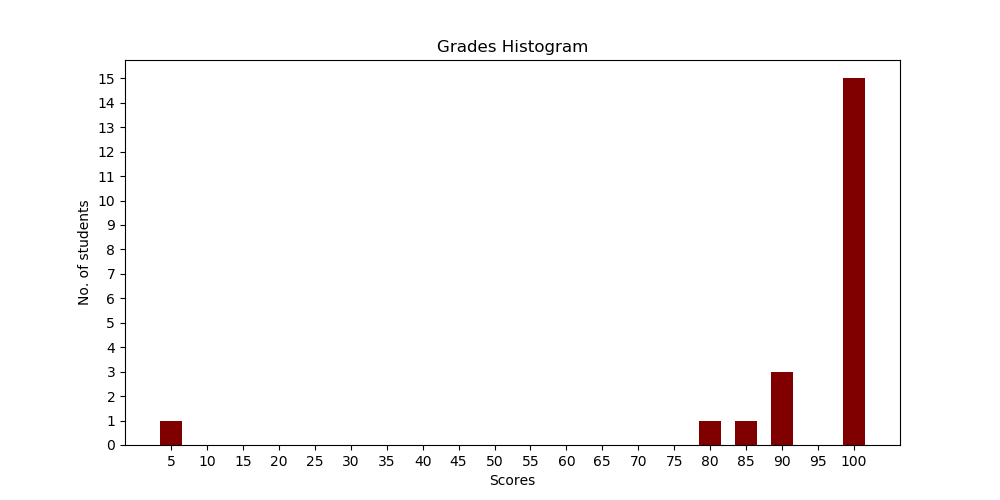

Reproduce this figure in Python.
#!/usr/bin/python3.8
import matplotlib
matplotlib.use('Agg')
import ast
import glob
import os
import sys
from matplotlib import pyplot as plt
import numpy as np
    
    
if __name__ == "__main__":  
    # number = 4
    # r = np.arange(number)
    # width = 0.4
    # values= [1,1,3,15]
    # courses = ['80','85','90','100']
    # plt.figure(figsize=(9.5,6))
    # #plt.bar(r, accuracy_ro_counts, color='blue', width = width, edgecolor = 'black', label='Ro Counts')
    # plt.bar(courses, values, color ='maroon',width = 0.4)
    # # plt.bar(delay, accuracy_temp, color='red', width = width, edgecolor = 'black', label='Temperature')
    # plt.xlabel("Delay Time (Seconds)")
    # plt.ylabel("Accuracy")
    # plt.xticks(r + width/2, courses)
    # plt.legend(loc='best')        
    # plt.savefig("grades.png")
    # plt.clf()
# creating the dataset
    #data = {'<80':1, '80':1, '85':1, '90':3, '100':15}
    courses = [5,80,85,90,100]
    values = [1,1,1,3,15]
    #courses = list(data.keys())
    #values = list(data.values())

    fig = plt.figure(figsize = (10, 5))

    # creating the bar plot
    plt.bar(courses, values, color ='maroon',
            width = 3)

    plt.xlabel("Scores")
    plt.ylabel("No. of students")
    plt.title("Grades Histogram")
    plt.yticks(np.arange(0, 16, 1)) 
    plt.xticks(np.arange(5, 105, 5))
    plt.show()
    plt.savefig("grades.png")